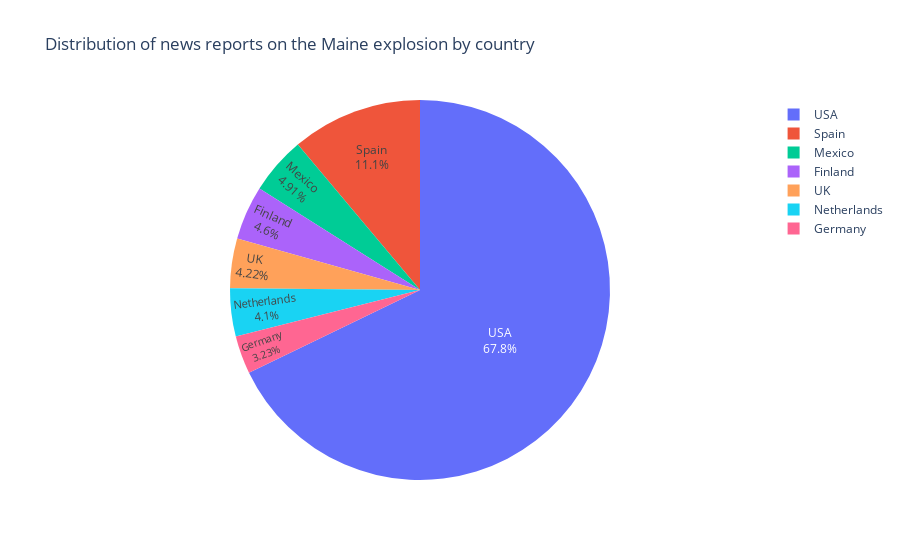

Notebook code cell kept with this figure:
### Markdown cell above
As shown in figure 1, 67.8% of articles during the explosion's first week of reporting came from the United States, 11.1% from Spain, and the remaining 22.6% from the rest of the countries. The imbalance in news coverage can be explained by the relevance of the news to the main actors in the conflict–the United States and Spain–and by the higher number of newspapers published and circulated in the United States at the time. This also implies that the results must be understood within this context of over-representation and frequency of reporting, rather than merely by total numbers.

### Code cell
import pandas as pd
import plotly.express as px

df = pd.read_csv("https://raw.githubusercontent.com/mpriewe/repo_article_maine/main/script/Figure%202.csv")
metadata={
    "jdh":{
        "module": "object",
        "object": {
          "type": "image",
           "source": [
            "figure 1: Distribution of news reports on the Maine explosion by country"

          ]
        }
    }
}
fig = px.pie(df, names = "Country",
             values ="No. of newstories",
             title='Distribution of news reports on the Maine explosion by country',
             labels = {"names" :["Spain","USA","Germany","Mexico","Finland","UK","Netherlands"]})
fig.update_traces(textposition='inside', textinfo='percent+label')
fig.show(metadata=metadata)

### Figure 1 — Plotly figure (JSON) as saved in the notebook; plotly's stock layout.template omitted (floating-point values rounded to 4 significant figures)
{"data": [{"domain": {"x": [0, 1], "y": [0, 1]}, "hovertemplate": "Country=%{label}<br>No. of newstories=%{value}<extra></extra>", "labels": ["Spain", "USA", "Germany", "Mexico", "Finland", "UK", "Netherlands"], "legendgroup": "", "name": "", "showlegend": true, "textinfo": "percent+label", "textposition": "inside", "type": "pie", "values": [179, 1092, 52, 79, 74, 68, 66]}], "layout": {"legend": {"tracegroupgap": 0}, "title": {"text": "Distribution of news reports on the Maine explosion by country"}}}
